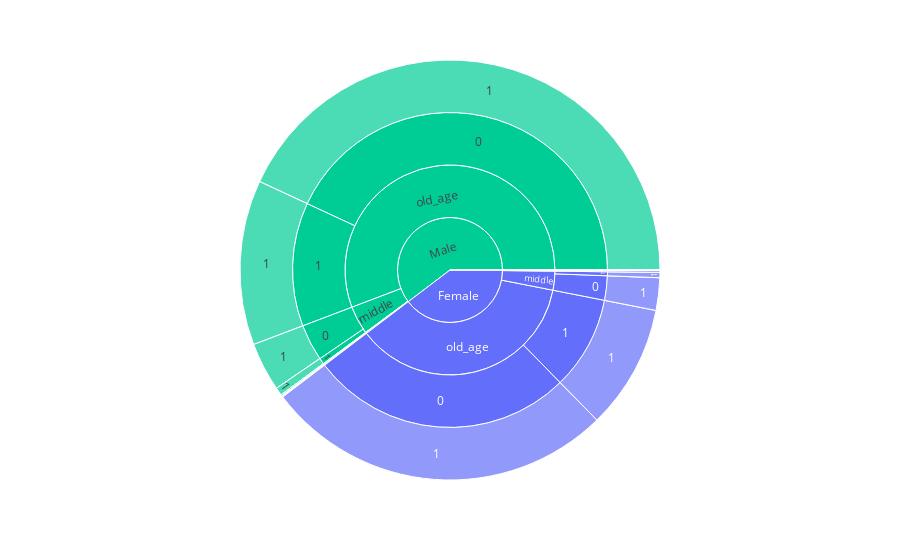

Notebook source saved alongside this figure:
### Markdown cell above
### Q1. Comparatively who has more Diabetes?
A. Based on given data females has more diabetes than male.

### Code cell
import plotly.express as px
fig = px.sunburst(
   df,
    path=['gender', 'age_cateogry','hypertension_categorical','heart_disease_categorical'],
    values= 'heart_disease',
    color='gender',
    #  hover_data=['age_cateogry, 'hypertension_categorical']
)

# Show the Sunburst chart
fig.show()

### Figure 1 — Plotly figure (JSON) as saved in the notebook; plotly's stock layout.template omitted (floating-point values rounded to 4 significant figures)
{"data": [{"branchvalues": "total", "customdata": [["Female"], ["Female"], ["Other"], ["Male"], ["Female"], ["Other"], ["Male"], [null], ["Female"], ["Female"], ["Male"], ["Male"], [null], [null], [null], [null], [null], [null], ["Male"], ["Female"], ["Other"], ["Female"], ["Female"], ["Other"], ["Male"], ["Other"], ["Other"], ["Female"], ["Male"], ["Male"], [null], ["Female"], ["Male"], ["Female"], ["Male"], ["Female"], ["Male"], [null], [null], ["Male"], [null], ["Male"], [null], ["Other"], [null], ["Female"], ["Male"], ["Other"], ["Male"], ["Female"], ["Female"], ["Other"], [null], ["Male"], ["Male"], ["Female"], [null], [null], ["Male"], [null], ["Female"], ["Female"], ["Male"], ["Other"], ["Female"], ["Male"], ["Female"], ["Female"], [null], ["Other"], ["Other"], ["Female"], [null], ["Male"], ["Female"], ["Male"], ["Male"], ["Female"], ["Other"], ["Other"], ["Female"], [null], ["Male"], ["Male"], [null], [null], [null], ["Male"], ["Male"], [null], ["Male"], [null], ["Female"], ["Male"], ["Female"], [null], ["Male"], ["Other"], ["Female"], ["Male"], ["Other"], ["Female"], ["Male"], [null], ["Female"], ["Male"], ["Female"], ["Male"]], "domain": {"x": [0, 1], "y": [0, 1]}, "hovertemplate": "labels=%{label}<br>heart_disease=%{value}<br>parent=%{parent}<br>id=%{id}<br>gender=%{customdata[0]}<extra></extra>", "ids": ["Female/children/0/0", "Female/youngs/0", "Other/teenagers/0", "Male/teenagers/0", "Female/teenagers/0", "Other/children/0", "Male/children/0", "Other/old_age/1/1", "Female/old_age/1/1", "Female/middle/1/1", "Male", "Male/youngs/1/1", "Female/youngs/1/1", "Male/teenagers/1/1", "Female/teenagers/1/1", "Other/children/1/1", "Male/children/1/1", "Female/children/1/1", "Male/youngs/0", "Female/old_age/0", "Other/old_age/0", "Female/children/1", "Female", "Other/old_age", "Male/old_age", "Other/middle", "Other/youngs", "Female/youngs", "Male/teenagers", "Male/children", "Other/old_age/0/1", "Female/children", "Male/old_age/1", "Female/old_age/1", "Male/middle/1", "Female/middle/1", "Male/youngs/1", "Other/teenagers/1", "Other/children/1", "Male/children/1", "Other/old_age/1", "Male/old_age/0/1", "Other/youngs/1/1", "Other", "Other/youngs/1/0", "Female/middle/1/0", "Male/middle/0/0", "Other/middle/0/0", "Male/youngs/0/0", "Female/old_age/0/0", "Female/youngs/0/0", "Other/teenagers/0/0", "Female/children/0/1", "Male/old_age/0/0", "Male/youngs/1/0", "Female/old_age/0/1", "Other/children/0/1", "Female/teenagers/0/1", "Male/teenagers/0/1", "Other/children/1/0", "Female/teenagers/0/0", "Female/youngs/0/1", "Male/youngs/0/1", "Other/old_age/0/0", "Female/middle/0/1", "Male/children/0/0", "Female/teenagers/1/0", "Female/middle/0/0", "Other/middle/1", "Other/teenagers", "Other/children", "Female/teenagers", "Other/youngs/1", "Male/youngs", "Female/middle", "Male/middle", "Male/teenagers/0/0", "Female/old_age", "Other/children/0/0", "Other/youngs/0/0", "Female/children/1/0", "Other/middle/0/1", "Male/children/1/0", "Male/middle/0/1", "Other/youngs/0/1", "Other/teenagers/0/1", "Other/teenagers/1/1", "Male/children/0/1", "Male/middle/1/1", "Other/middle/1/1", "Male/old_age/1/1", "Other/old_age/1/0", "Female/children/0", "Male/old_age/1/0", "Female/old_age/1/0", "Other/middle/1/0", "Male/middle/1/0", "Other/youngs/0", "Female/middle/0", "Male/middle/0", "Other/middle/0", "Female/youngs/1/0", "Male/old_age/0", "Other/teenagers/1/0", "Female/teenagers/1", "Male/teenagers/1", "Female/youngs/1", "Male/teenagers/1/0"], "labels": ["0", "0", "0", "0", "0", "0", "0", "1", "1", "1", "Male", "1", "1", "1", "1", "1", "1", "1", "0", "0", "0", "1", "Female", "old_age", "old_age", "middle", "youngs", "youngs", "teenagers", "children", "1", "children", "1", "1", "1", "1", "1", "1", "1", "1", "1", "1", "1", "Other", "0", "0", "0", "0", "0", "0", "0", "0", "1", "0", "0", "1", "1", "1", "1", "0", "0", "1", "1", "0", "1", "0", "0", "0", "1", "teenagers", "children", "teenagers", "1", "youngs", "middle", "middle", "0", "old_age", "0", "0", "0", "1", "0", "1", "1", "1", "1", "1", "1", "1", "1", "0", "0", "0", "0", "0", "0", "0", "0", "0", "0", "0", "0", "0", "1", "1", "1", "0"], "marker": {"colors": ["#636efa", "#636efa", "#EF553B", "#00cc96", "#636efa", "#EF553B", "#00cc96", "#ab63fa", "#636efa", "#636efa", "#00cc96", "#00cc96", "#ab63fa", "#ab63fa", "#ab63fa", "#ab63fa", "#ab63fa", "#ab63fa", "#00cc96", "#636efa", "#EF553B", "#636efa", "#636efa", "#EF553B", "#00cc96", "#EF553B", "#EF553B", "#636efa", "#00cc96", "#00cc96", "#ab63fa", "#636efa", "#00cc96", "#636efa", "#00cc96", "#636efa", "#00cc96", "#ab63fa", "#ab63fa", "#00cc96", "#ab63fa", "#00cc96", "#ab63fa", "#EF553B", "#ab63fa", "#636efa", "#00cc96", "#EF553B", "#00cc96", "#636efa", "#636efa", "#EF553B", "#ab63fa", "#00cc96", "#00cc96", "#636efa", "#ab63fa", "#ab63fa", "#00cc96", "#ab63fa", "#636efa", "#636efa", "#00cc96", "#EF553B", "#636efa", "#00cc96", "#636efa", "#636efa", "#ab63fa", "#EF553B", "#EF553B", "#636efa", "#ab63fa", "#00cc96", "#636efa", "#00cc96", "#00cc96", "#636efa", "#EF553B", "#EF553B", "#636efa", "#ab63fa", "#00cc96", "#00cc96", "#ab63fa", "#ab63fa", "#ab63fa", "#00cc96", "#00cc96", "#ab63fa", "#00cc96", "#ab63fa", "#636efa", "#00cc96", "#636efa", "#ab63fa", "#00cc96", "#EF553B", "#636efa", "#00cc96", "#EF553B", "#636efa", "#00cc96", "#ab63fa", "#636efa", "#00cc96", "#636efa", "#00cc96"]}, "name": "", "parents": ["Female/children/0", "Female/youngs", "Other/teenagers", "Male/teenagers", "Female/teenagers", "Other/children", "Male/children", "Other/old_age/1", "Female/old_age/1", "Female/middle/1", "", "Male/youngs/1", "Female/youngs/1", "Male/teenagers/1", "Female/teenagers/1", "Other/children/1", "Male/children/1", "Female/children/1", "Male/youngs", "Female/old_age", "Other/old_age", "Female/children", "", "Other", "Male", "Other", "Other", "Female", "Male", "Male", "Other/old_age/0", "Female", "Male/old_age", "Female/old_age", "Male/middle", "Female/middle", "Male/youngs", "Other/teenagers", "Other/children", "Male/children", "Other/old_age", "Male/old_age/0", "Other/youngs/1", "", "Other/youngs/1", "Female/middle/1", "Male/middle/0", "Other/middle/0", "Male/youngs/0", "Female/old_age/0", "Female/youngs/0", "Other/teenagers/0", "Female/children/0", "Male/old_age/0", "Male/youngs/1", "Female/old_age/0", "Other/children/0", "Female/teenagers/0", "Male/teenagers/0", "Other/children/1", "Female/teenagers/0", "Female/youngs/0", "Male/youngs/0", "Other/old_age/0", "Female/middle/0", "Male/children/0", "Female/teenagers/1", "Female/middle/0", "Other/middle", "Other", "Other", "Female", "Other/youngs", "Male", "Female", "Male", "Male/teenagers/0", "Female", "Other/children/0", "Other/youngs/0", "Female/children/1", "Other/middle/0", "Male/children/1", "Male/middle/0", "Other/youngs/0", "Other/teenagers/0", "Other/teenagers/1", "Male/children/0", "Male/middle/1", "Other/middle/1", "Male/old_age/1", "Other/old_age/1", "Female/children", "Male/old_age/1", "Female/old_age/1", "Other/middle/1", "Male/middle/1", "Other/youngs", "Female/middle", "Male/middle", "Other/middle", "Female/youngs/1", "Male/old_age", "Other/teenagers/1", "Female/teenagers", "Male/teenagers", "Female/youngs", "Male/teenagers/1"], "type": "sunburst", "values": [0, 7, 0, 1, 0, 0, 4, 0, 376, 16, 2367, 1, 0, 0, 0, 0, 0, 0, 2, 1059, 0, 0, 1556, 0, 2188, 0, 0, 7, 1, 4, 0, 0, 498, 376, 24, 16, 1, 0, 0, 0, 0, 1690, 0, 0, 0, 0, 0, 0, 0, 0, 0, 0, 0, 0, 0, 1059, 0, 0, 1, 0, 0, 7, 2, 0, 98, 0, 0, 0, 0, 0, 0, 0, 0, 3, 114, 171, 0, 1435, 0, 0, 0, 0, 0, 147, 0, 0, 0, 4, 24, 0, 498, 0, 0, 0, 0, 0, 0, 0, 98, 147, 0, 0, 1690, 0, 0, 0, 0, 0]}], "layout": {"legend": {"tracegroupgap": 0}, "margin": {"t": 60}}}
